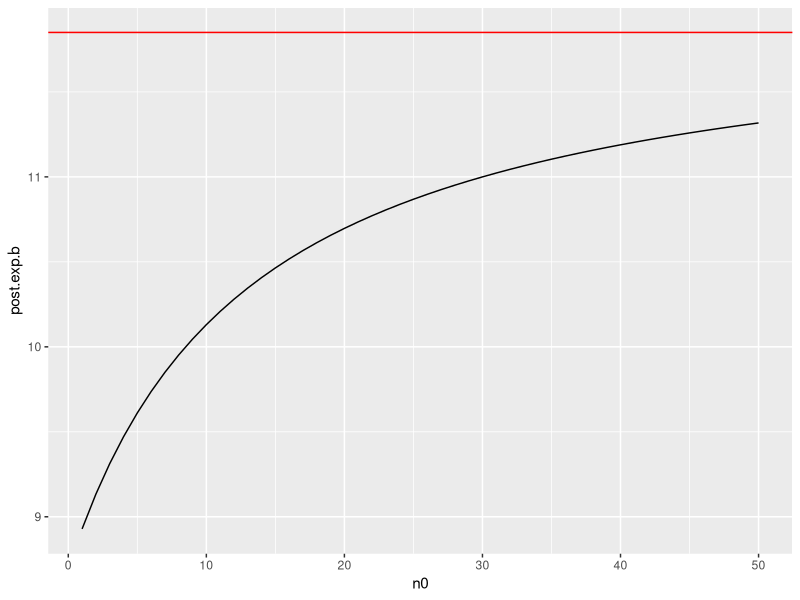
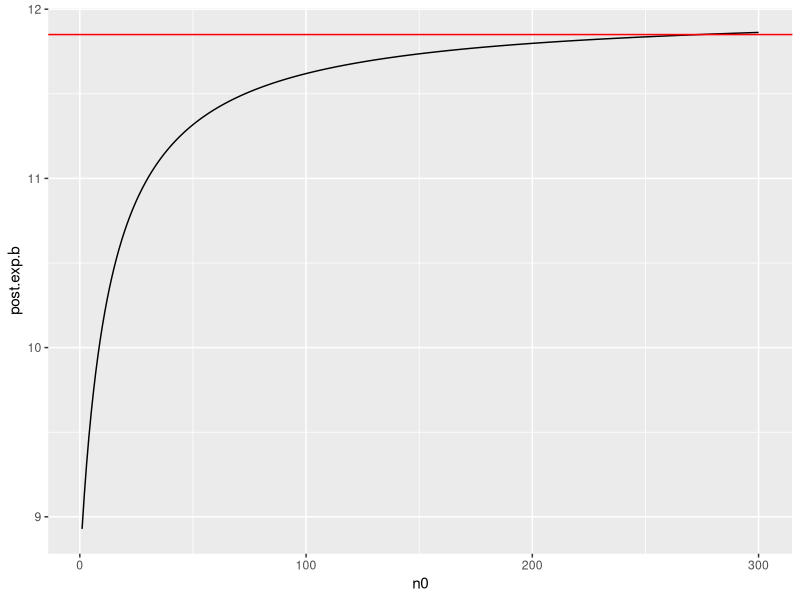
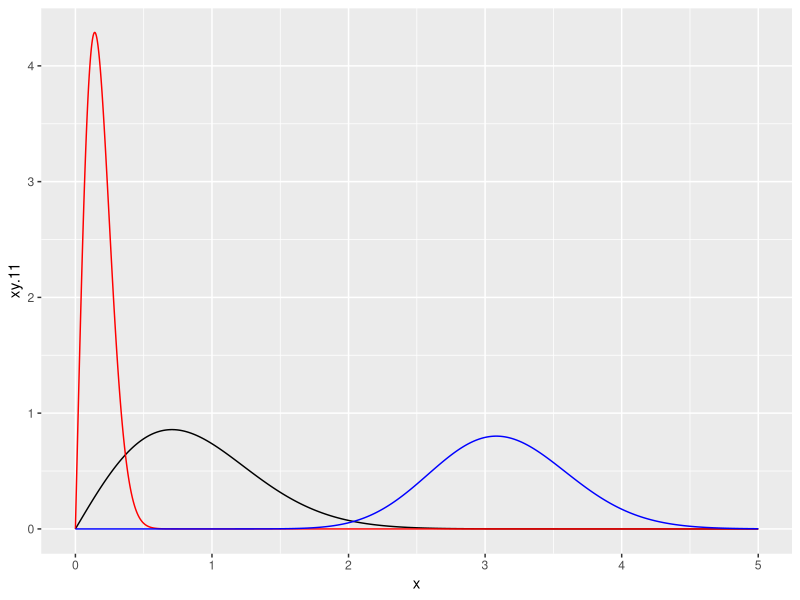
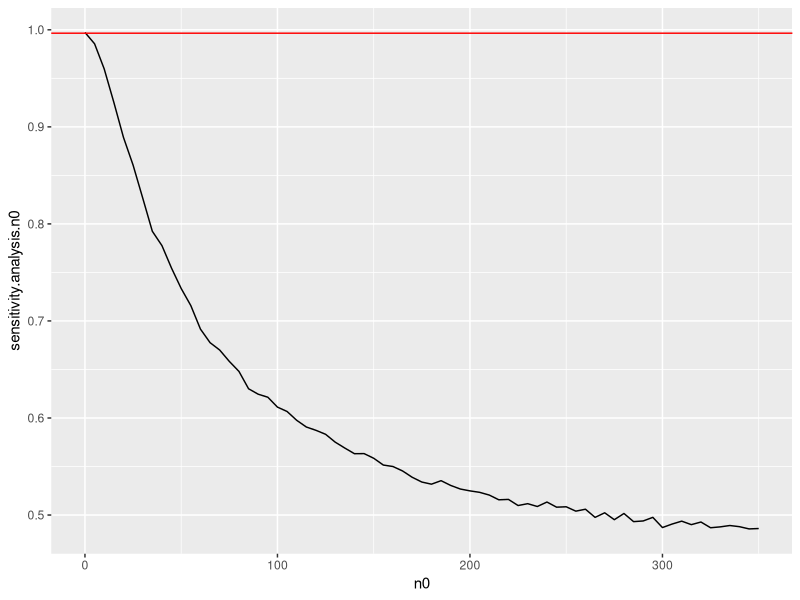
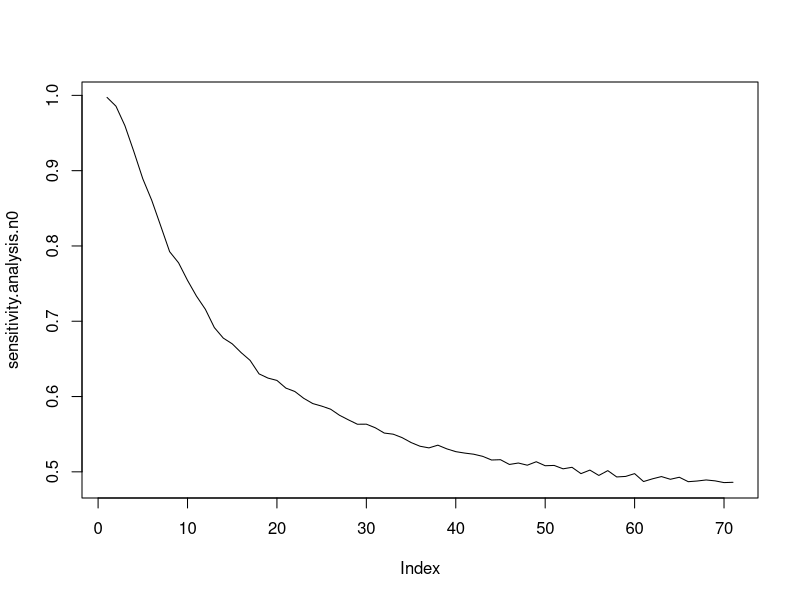
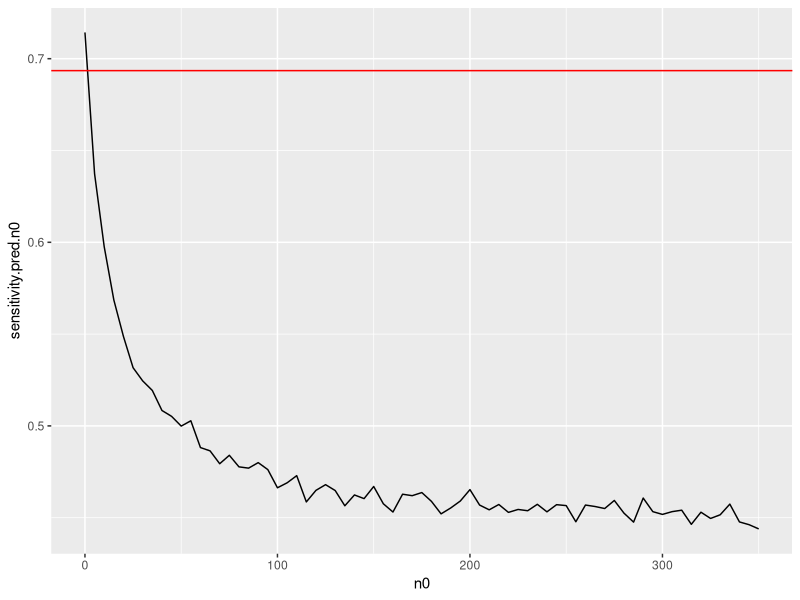

Write R code to recreate these figures, in order.
## ---- chunk 1
knitr::opts_chunk$set(echo = TRUE)
library(ggplot2)
## ---- chunk 2
y.a = c(12,9,12,14,13,13,15,8,15,6)
y.b = c(11,11,10,9,9,8,7,10,6,8,8,9,7)

a.a = 120; a.b = 10
b.a = 12 ; b.b = 1
n.y.a = length(y.a)
n.y.b = length(y.b)
sumy.a = sum(y.a)
sumy.b = sum(y.b)
post.a.a = a.a + sumy.a
post.a.b = n.y.a + a.b

post.b.a = b.a + sumy.b
post.b.b = n.y.b + b.b
## ---- chunk 3
post.mean.a = post.a.a / post.a.b
post.var.a = post.a.a / post.a.b ^2
post.mean.a
post.var.a
qgamma(c(.025,.975), post.a.a,post.a.b)

post.mean.b = post.b.b / post.b.b
post.var.b = post.b.b / post.b.b ^2
post.mean.b
post.var.b
qgamma(c(.025,.975), post.b.b,post.b.b)
## ---- chunk 4
n0 = 1:50
post.b.a.n = 12*n0 + sumy.b
post.b.b.n = n.y.b + n0
post.exp.b = post.b.a.n / post.b.b.n
n0.plot.frame = data.frame(n0,post.exp.b)
plot.exp = ggplot(n0.plot.frame, aes(x= n0, y = post.exp.b))
plot.exp + geom_line() + geom_hline(yintercept = post.mean.a, color = "red")
## ---- chunk 5
n0 = 1:300
post.b.a.n = 12*n0 + sumy.b
post.b.b.n = n.y.b + n0
post.exp.b = post.b.a.n / post.b.b.n
n0.plot.frame = data.frame(n0,post.exp.b)
plot.exp = ggplot(n0.plot.frame, aes(x= n0, y = post.exp.b))
plot.exp + geom_line() + geom_hline(yintercept = post.mean.a, color = "red")
## ---- chunk 6
galenshore = function(y,a,theta){
  (2 / gamma(a)) * theta^(2*a) * y^(2*a - 1) * exp(-theta^2*y^2)
}

x = seq(0,5, by = .001)
xy.11 = galenshore(x,1,1)
xy.15 = galenshore(x,1,5)
xy.101 = galenshore(x,10,1)
galen.data.frame = data.frame(cbind(x,xy.11,xy.15,xy.101))
#curve(galenshore(x,1,1),ylim = c(0,4.5), xlim = c(0,5))
#curve(galenshore(x,1,5), add = TRUE, col = "red")
#curve(galenshore(x,10,5), add = TRUE, col = "blue")

f = ggplot(data = galen.data.frame, aes(x = x), ylim = c(0,5))
f + geom_line(aes(y = xy.11), color = "black") +
  geom_line(aes(y = xy.15), color = "red") +
  geom_line(aes(y = xy.101), color = "blue")
 
## ---- chunk 7
n.2 = 50
sum.x.2 = 30
n.1 = 100
sum.x.1 = 57
alpha = 1
beta = 1
post.alpha.1 = sum.x.1 + alpha
post.beta.1 = n.1 - sum.x.1 + beta
post.alpha.2 = sum.x.2 + alpha
post.beta.2 = n.2 - sum.x.2 + beta
## ---- chunk 8
theta1 = rgamma(5000, post.alpha.1, post.beta.1)
theta2 = rgamma(5000, post.alpha.2, post.beta.2)

theta.both = mean(theta2 > theta1)
theta.both
## ---- chunk 9
y.a = c(12,9,12,14,13,13,15,8,15,6)
y.b = c(11,11,10,9,9,8,7,10,6,8,8,9,7)

a.a = 120; a.b = 10
b.a = 12 ; b.b = 1
n.y.a = length(y.a)
n.y.b = length(y.b)
sumy.a = sum(y.a)
sumy.b = sum(y.b)
post.a.a = a.a + sumy.a
post.a.b = n.y.a + a.b

post.b.a = b.a + sumy.b
post.b.b = n.y.b + b.b

theta.a.draws = rgamma(10000,post.a.a,post.a.b)
theta.b.draws = rgamma(10000,post.b.a,post.b.b)

prob.diff = mean(theta.b.draws < theta.a.draws)
## ---- chunk 10
n0 = seq(0,350, by = 5)
post.b.a.n = 12*n0 + sumy.b
post.b.b.n = n.y.b + n0

post.a.a = a.a + sumy.a
post.a.b = n.y.a + a.b

theta.a.draws = rgamma(10000,post.a.a,post.a.b)
theta.b.draws = rgamma(10000,post.b.a,post.b.b)

n.iter = 10000
# This vector is a vector of \theta_B < \theta_A | y_B, y_A for different levels of n_0
sensitivity.analysis.n0 = rep(NA, length(n0))
for(i in 1:length(n0)){
  post.b.a.val = post.b.a.n[i]
  post.b.b.val = post.b.b.n[i]
  theta.b.draws1 = rgamma(n.iter,post.b.a.val,post.b.b.val)
  sensitivity.analysis.n0[i] = mean(theta.b.draws1 < theta.a.draws)
}

sens.data.frame = as.data.frame(cbind(n0,sensitivity.analysis.n0))

ggplot(sens.data.frame, aes(x = n0)) + geom_line(aes(y = sensitivity.analysis.n0)) +
  geom_hline(yintercept = prob.diff,color = "red")
plot(sensitivity.analysis.n0, type = "l")
## ---- chunk 11

theta.a.draws = rgamma(10000,post.a.a,post.a.b)
theta.b.draws = rgamma(10000,post.b.a,post.b.b)

y.a.draws = rpois(10000,theta.a.draws)
y.b.draws = rpois(10000,theta.b.draws)

post.pred.diff = mean(y.b.draws < y.a.draws)
post.pred.diff
## ---- chunk 12
n0 = seq(0,350, by = 5)
post.b.a.n = 12*n0 + sumy.b
post.b.b.n = n.y.b + n0

post.a.a = a.a + sumy.a
post.a.b = n.y.a + a.b

theta.a.draws = rgamma(10000,post.a.a,post.a.b)
y.a.draws = rpois(10000,theta.a.draws)

n.iter = 10000
# This vector is a vector of \theta_B < \theta_A | y_B, y_A for different levels of n_0
sensitivity.pred.n0 = rep(NA, length(n0))
for(i in 1:length(n0)){
  post.b.a.val = post.b.a.n[i]
  post.b.b.val = post.b.b.n[i]
  theta.b.draws1 = rgamma(n.iter,post.b.a.val,post.b.b.val)
  y.b.draws1 = rpois(n.iter,theta.b.draws1)
  sensitivity.pred.n0[i] = mean(y.b.draws1 < y.a.draws)
}
sens.pred.data.frame = as.data.frame(cbind(n0,sensitivity.pred.n0))

ggplot(sens.pred.data.frame, aes(x = n0)) + geom_line(aes(y = sensitivity.pred.n0)) +
  geom_hline(yintercept = post.pred.diff,color = "red")
